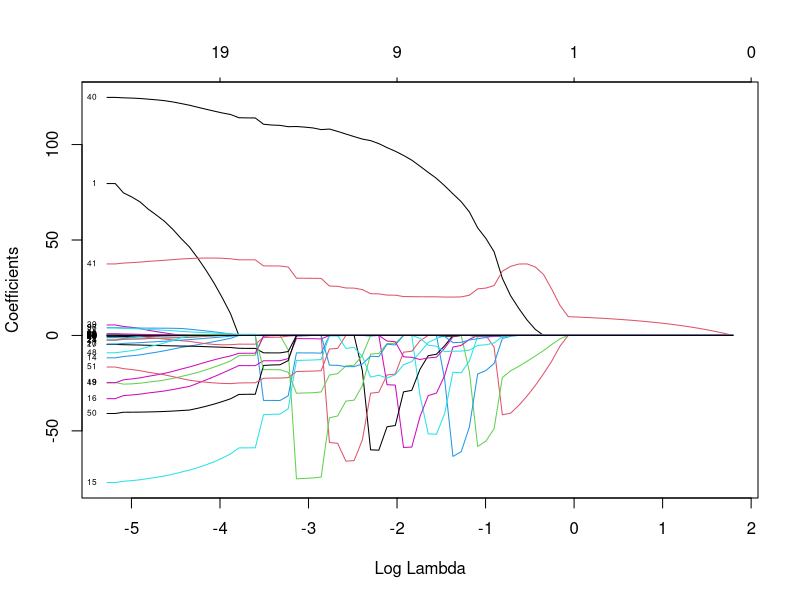

Generate this figure with R:
library(glmnet)
library(dplyr) 

#Read data from csv file
tecator = read.csv("tecator.csv", header = TRUE)


#Spliting data 50%/50% between training and testing
n <- dim(tecator)[1]
set.seed(12345)
id <- sample(1:n, floor(n * 0.5))
trainingData <- tecator[id, ]
testData <- tecator[-id, ]

#Removing unessecary columns from the training & test data such as sample and others
trainingData = trainingData  %>% select(2:102)
testData = testData  %>% select(2:102)


##### Task 1 #####
#################

#Create a linear model 
m1 = lm(Fat~., data=trainingData)
summary(m1) #displays the model coefficients

#make predictions on training and test data
pred_training = predict(m1, trainingData)
pred_test = predict(m1, testData)

#Calculate Mean Square Error, by comparing predicted values with real values
MSE_training = mean((trainingData$Fat - pred_training)^2)
MSE_test = mean((testData$Fat - pred_test)^2)


##### Task 2 #####
#################


#Cost function = RSS + lambda * sum (|beta|)
#cost = Mean((trainingData$Fat - pred_training)^2) + lambda * sum(abs(coef(m1)))

##### Task 3 #####
#################

x = trainingData %>% select(1:100)
y = trainingData$Fat
m_lasso=glmnet(x, y,family="gaussian", alpha=1)




plot(m_lasso, xvar = "lambda", label = TRUE)


# It looks from the plot that lambda can have values from 0.4 to 0.9 

##### Task 4 #####
#################



